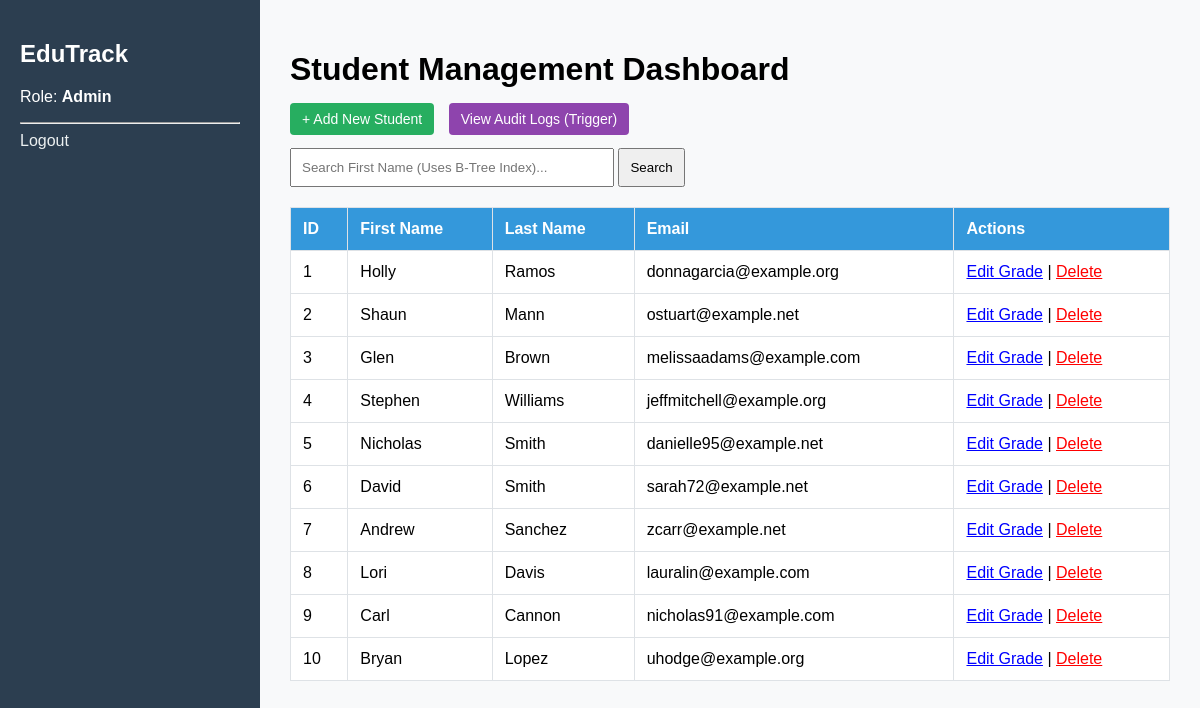
Screenshot of /Final_Project_System/frontend/dashboard.php?role=Admin with the database file from the repository.
### tables this page shows
CREATE TABLE `students` (
  `student_id` int NOT NULL AUTO_INCREMENT,
  `first_name` varchar(50) NOT NULL,
  `last_name` varchar(50) NOT NULL,
  `email` varchar(100) NOT NULL,
  `date_of_birth` date NOT NULL,
  `enrollment_date` date DEFAULT (curdate()),
  PRIMARY KEY (`student_id`),
  UNIQUE KEY `email` (`email`)
);

### Final_Project_System/frontend/dashboard.php (the view, shortened to what this page needs)
<?php
include('db.php');
$role = isset($_POST['role']) ? $_POST['role'] : (isset($_GET['role']) ? $_GET['role'] : 'Student');
?>
<!DOCTYPE html>
<html>
<head>
</head>
<body>
    <div class="sidebar">
        <h2>EduTrack</h2>
        <p>Role: <strong><?php echo $role; ?></strong></p>
        <hr>
        <a href="index.php" style="color: #ecf0f1; text-decoration:none;">Logout</a>
    </div>
    <div class="main">
        <h1>Student Management Dashboard</h1>
        <?php if($role == 'Admin') { ?>
            <a href="add_student.php?role=Admin" class="btn btn-add">+ Add New Student</a>
            <a href="logs.php?role=Admin" class="btn btn-log">View Audit Logs (Trigger)</a>
        <?php } ?>
        <form method="GET" style="margin-top:20px;">
            <input type="text" name="search" placeholder="Search First Name (Uses B-Tree Index)..." style="padding:10px; width:300px;" value="<?php echo isset($_GET['search']) ? $_GET['search'] : ''; ?>">
            <button type="submit" style="padding:10px;">Search</button>
        </form>
        <table>
            <tr>
                <th>ID</th><th>First Name</th><th>Last Name</th><th>Email</th><th>Actions</th>
            </tr>
            <?php
            $search = isset($_GET['search']) ? $conn->real_escape_string($_GET['search']) : '';
            $sql = "SELECT * FROM Students WHERE first_name LIKE '$search%' LIMIT 10";
            $result = $conn->query($sql);
            while($row = $result->fetch_assoc()) {
                echo "<tr>
                    <td>{$row['student_id']}</td>
                    <td>{$row['first_name']}</td>
                    <td>{$row['last_name']}</td>
                    <td>{$row['email']}</td>
                    <td>";
                if($role == 'Admin') {
                    echo "<a href='update_student.php?id={$row['student_id']}&role=Admin' style='color:blue;'>Edit Grade</a> |
                          <a href='delete_student.php?id={$row['student_id']}&role=Admin' style='color:red;'>Delete</a>";
                } else {
                    echo "<span style='color:gray;'>View Only</span>";
                }
                echo "</td></tr>";
            }
            ?>
        </table>
    </div>
</body>
</html>

### Final_Project_System/frontend/dashboard.php (style rules this page uses)
body { font-family: Arial, sans-serif; margin: 0; display: flex; background: #f8f9fa; }
.sidebar { width: 220px; background: #2c3e50; color: white; height: 100vh; padding: 20px; position: fixed; }
.main { margin-left: 260px; padding: 30px; width: 100%; }
table { width: 100%; border-collapse: collapse; background: white; margin-top: 20px; }
th, td { padding: 12px; border: 1px solid #dee2e6; text-align: left; }
th { background: #3498db; color: white; }
.btn { padding: 8px 12px; text-decoration: none; border-radius: 4px; color: white; font-size: 14px; }
.btn-add { background: #27ae60; }
.btn-log { background: #8e44ad; margin-left: 10px; }

### rows the page displays
students: student_id "1", first_name "Holly", last_name "Ramos", email "donnagarcia@example.org"
students: student_id "2", first_name "Shaun", last_name "Mann", email "ostuart@example.net"
students: student_id "3", first_name "Glen", last_name "Brown", email "melissaadams@example.com"
students: student_id "4", first_name "Stephen", last_name "Williams", email "jeffmitchell@example.org"
students: student_id "5", first_name "Nicholas", last_name "Smith", email "danielle95@example.net"
students: student_id "6", first_name "David", last_name "Smith", email "sarah72@example.net"
students: student_id "7", first_name "Andrew", last_name "Sanchez", email "zcarr@example.net"
students: student_id "8", first_name "Lori", last_name "Davis", email "lauralin@example.com"
students: student_id "9", first_name "Carl", last_name "Cannon", email "nicholas91@example.com"
students: student_id "10", first_name "Bryan", last_name "Lopez", email "uhodge@example.org"

### other values shown
$role "Admin"
